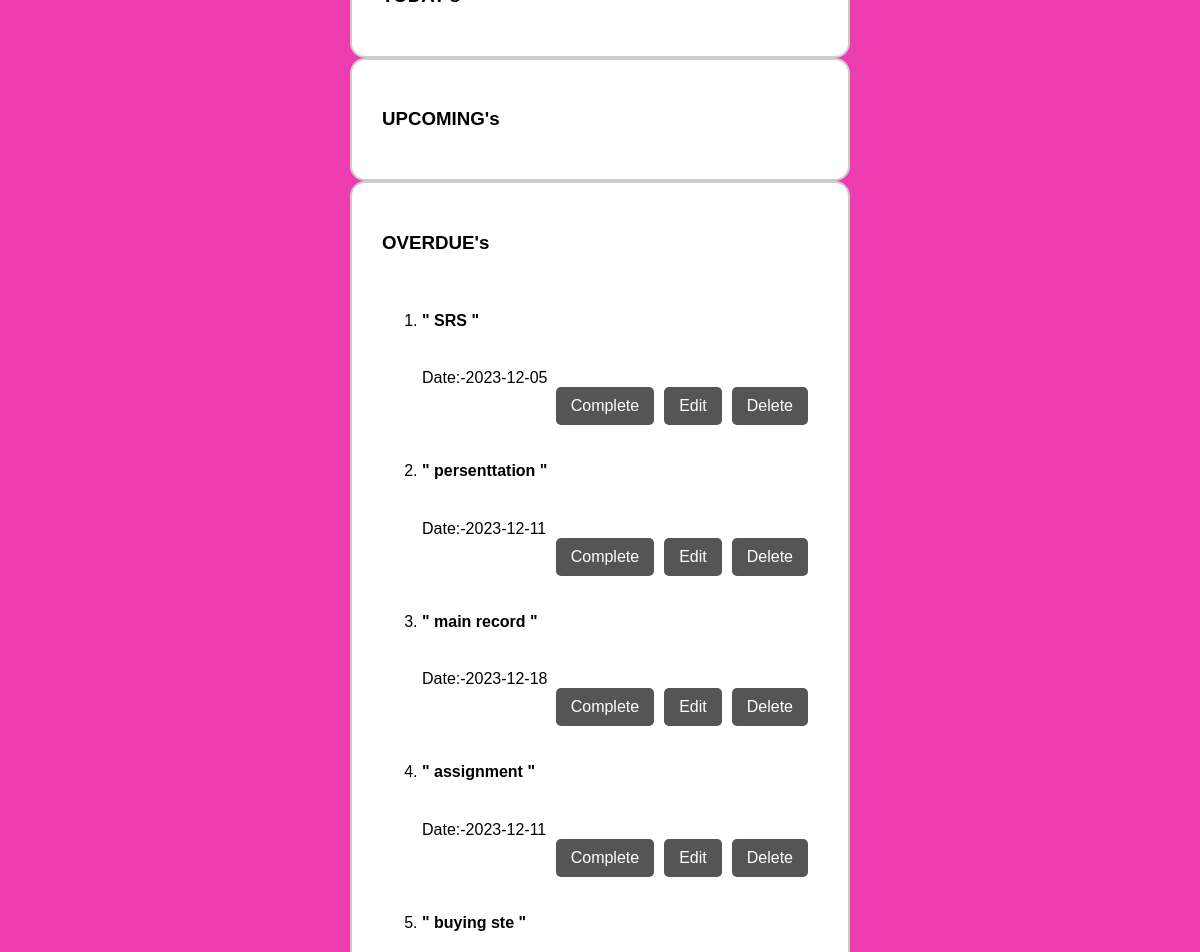
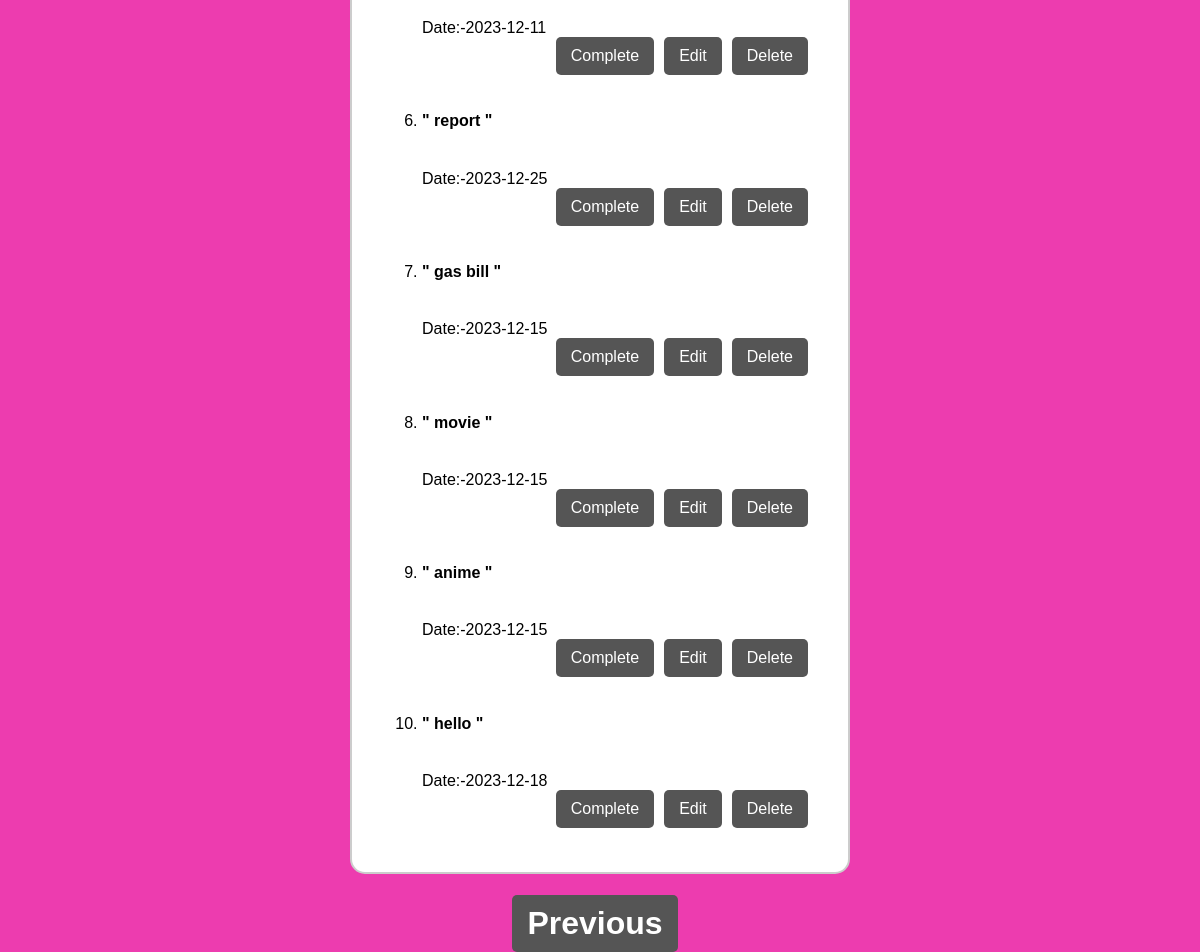
Screenshot of /login/duedate.php (signed in) with the database file from the repository (2 pictures, top to bottom).
### tables this page shows
CREATE TABLE IF NOT EXISTS `todos` (
  `tid` int NOT NULL AUTO_INCREMENT,
  `todo` varchar(255) NOT NULL,
  `status` tinyint NOT NULL,
  `uid` int NOT NULL,
  `date` date NOT NULL,
  `time` time NOT NULL,
  PRIMARY KEY (`tid`)
);

### login/duedate.php (the view, shortened to what this page needs)
<?php
if (isset($_SESSION['uid']) && isset($_SESSION['user_name']))
 {
	$ui=$_SESSION['uid'];
  $dbc = mysqli_connect('localhost', 'root', '', 'to');
?>
<!DOCTYPE html>
<html>
<head>
	 <link rel="stylesheet" type="text/css" href="s.css">
</head>
<body>
<br><br><br><br><br><br><br><br><br><br><br><br><br><br><br><br><br><br><br><br><br><br><br><br><br><br><br><br><br>
<br><br><br><br><br><br><br><br><br><br><br><br><br><br><br><br><br><br><br><br><br><br><br><br><br><br><br><br><br>
<form>
    		<h3 >TODAY's</h3>
</form>
 <form>
					<h3 >UPCOMING's</h3>
</form>
<form>
					<h3 >OVERDUE's</h3>
					<p>
					<ol >
					<?php
					$date=date('Y-m-d');
						   $sql = "SELECT * from todos where `uid`='$ui' and `date`<'$date' and `status`=0  ";
						   $result = mysqli_query($dbc, $sql);
					 while ($row=mysqli_fetch_array($result)) {
					 $todo = $row['todo'];
					 $todo_id = $row['tid'];
					 $status = $row['status'];
					 $date= $row['date'];
					  ?>
						<br>
			  <li >
				  <?php
				   echo '<h4>" ';
				   echo $todo;
				   echo ' "</h4>';
				   echo " <br> ";
				   echo " Date:-$date ";
				   ?>
				  <br>
					<?php if ($status==0) { ?>
						  <a href="del.php?tid=<?=$todo_id?>">Delete
						  </a>
						  <a href="edit.php?tid=<?=$todo_id?>" >Edit
						  </a> &nbsp;
						  <a href="comp.php?tid=<?=$todo_id?>" >Complete
						  </a>	<?php } ?>
			   </li><br>
			  <?php } ?>
			  </ol>
</form>
<h1> <a href="home.php">Previous</a></h1>
</body>
</html>
<?php
}else{
     header("Location: index.php");
     exit();
}
 ?>

### login/s.css (style rules this page uses)
body { background: #ed3caf; display: flex; justify-content: center; align-items: center; height: 100vh; flex-direction: column; }
* { font-family: sans-serif; box-sizing: border-box; }
form { width: 500px; border: 2px solid #ccc; padding: 30px; background: #fff; border-radius: 15px; }
h1 { text-align: center; color: #fff; }
a { float: right; background: #555; padding: 10px 15px; color: #fff; border-radius: 5px; margin-right: 10px; border: none; text-decoration: none; }

### rows the page displays
todos: todo "SRS", date "2023-12-05"
todos: todo "persenttation", date "2023-12-11"
todos: todo "main record", date "2023-12-18"
todos: todo "assignment", date "2023-12-11"
todos: todo "buying ste", date "2023-12-11"
todos: todo "report", date "2023-12-25"
todos: todo "gas bill", date "2023-12-15"
todos: todo "movie", date "2023-12-15"
todos: todo "anime", date "2023-12-15"
todos: todo "hello", date "2023-12-18"
